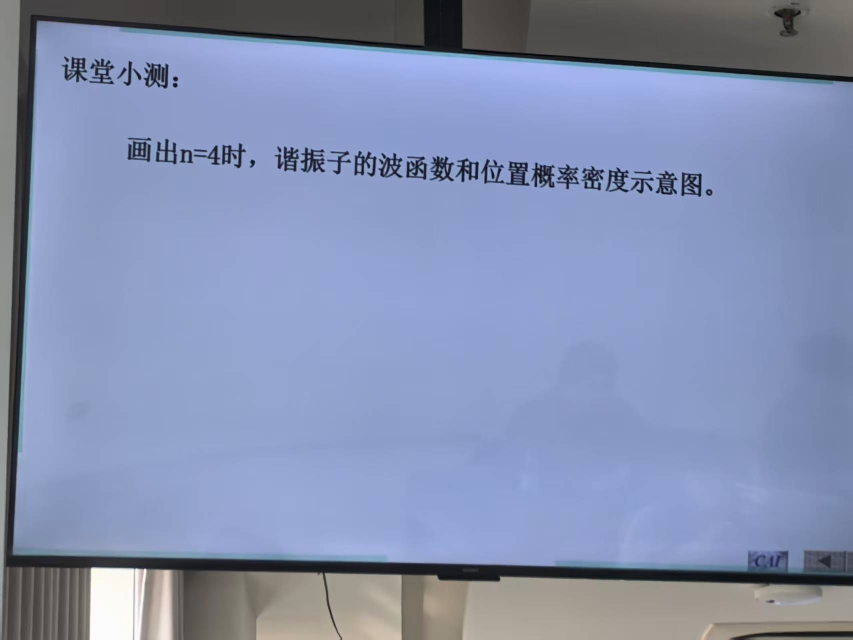
#> input picture pictures/微信图片_20251223185547.jpg, 1706 x 1279 px (shown at 1/2 size)
$ python validation.py
#> lines starting #> are read from the running program, lines starting #| are printed output that depends on the picture
### interpolation.py
import numpy as np

class InterpolationEngine:
    def __init__(self, method="bilinear"):
        self.method = method

    def set_method(self, method):
        self.method = method

    def process_image(self, img_arr, target_w, target_h):
        if img_arr is None: return None
        target_w, target_h = int(target_w), int(target_h)
        # 最小限制
        if target_w < 5 or target_h < 5: return img_arr
        # 确保处理的是RGB三通道图片
        if img_arr.ndim == 3 and img_arr.shape[2] == 4:
            img_arr = img_arr[:, :, :3]

        if self.method == "nearest":
            return self._resize_nearest(img_arr, target_w, target_h)
        elif self.method == "bilinear":
            return self._resize_bilinear(img_arr, target_w, target_h)
        elif self.method == "biquadratic":
            return self._resize_biquadratic(img_arr, target_w, target_h)
        elif self.method == "bicubic":
            return self._resize_bicubic(img_arr, target_w, target_h)
        else:
            return self._resize_bilinear(img_arr, target_w, target_h)

    def _resize_nearest(self, img, new_w, new_h):
        old_h, old_w = img.shape[:2]
        h = (np.arange(new_h) * old_h / new_h).astype(int)
        w = (np.arange(new_w) * old_w / new_w).astype(int)
        h = np.clip(h, 0, old_h-1)
        w = np.clip(w, 0, old_w-1)
        return img[h][:, w]

    def _resize_1d_bilinear(self, img, new_size, axis):
        old_len = img.shape[axis]
        x_new = np.linspace(0, old_len - 1, new_size)
        x0 = np.floor(x_new).astype(np.int32)
        x1 = np.clip(x0 + 1, 0, old_len - 1)
        t = x_new - x0

        if axis == 0:  # 垂直方向
            f0 = img[x0, :, :]
            f1 = img[x1, :, :]
            t = t[:, None, None]
            result = (1 - t) * f0 + t * f1
        else:  # 水平方向
            f0 = img[:, x0, :]
            f1 = img[:, x1, :]
            t = t[None, :, None]
            result = (1 - t) * f0 + t * f1
        return result

    # [6 lines left out: function _resize_bilinear, not called in this run]

    def _get_biquadratic_weights(self, t):  # t为插值点和取整后的结果之差
        w0 = 0.5 * t * (t - 1)
        w1 = -(t + 1) * (t - 1)
        w2 = 0.5 * t * (t + 1)
        return np.stack([w0, w1, w2], axis=1)

    def _resize_1d_biquadratic(self, img, new_size, axis):
        old_len = img.shape[axis]
        x_new = np.linspace(0, old_len - 1, new_size)
        x0 = np.floor(x_new).astype(np.int32)
        t = x_new - x0

        indices = np.stack([x0 - 1, x0, x0 + 1], axis=1)
        indices = np.clip(indices, 0, old_len - 1)

        weights = self._get_biquadratic_weights(t)

        if axis == 0: # 垂直方向
            f = img[indices, :, :]
            weights = weights[:, :, None, None]
            result = np.sum(f * weights, axis=1)
        else: # 水平方向
            f = img[:, indices, :]
            weights = weights[None, :, :, None]
            result = np.sum(f * weights, axis=2)
        return result

    # [6 lines left out: function _resize_biquadratic, not called in this run]

    def _get_bicubic_weights(self, t):  # t为插值点和取整后的结果之差
        w0 = - t * (t - 1) * (t - 2) / 6
        w1 = (t + 1) * (t - 1) * (t - 2) / 2
        w2 = - (t + 1) * t * (t - 2) / 2
        w3 = (t + 1) * t * (t - 1) / 6
        return np.stack([w0, w1, w2, w3], axis=1)

    def _resize_1d_bicubic(self, img, new_size, axis):
        old_len = img.shape[axis]
        x_new = np.linspace(0, old_len - 1, new_size)

        x0 = np.floor(x_new).astype(np.int32)
        t = x_new - x0

        indices = np.stack([x0 - 1, x0, x0 + 1, x0 + 2], axis=1)
        indices = np.clip(indices, 0, old_len - 1)

        weights = self._get_bicubic_weights(t)

        if axis == 0:  # 垂直方向
            f = img[indices, :, :]
            weights = weights[:, :, None, None]
            result = np.sum(f * weights, axis=1)
        else:  # 水平
            f = img[:, indices, :]
            weights = weights[None, :, :, None]
            result = np.sum(f * weights, axis=2)
        return result

    # [6 lines left out: function _resize_bicubic, not called in this run]


### validation.py
import numpy as np
import matplotlib.pyplot as plt
from interpolation import InterpolationEngine
from PIL import Image, ImageDraw
import os
import tkinter as tk
from tkinter import filedialog

plt.rcParams['axes.unicode_minus'] = False
plt.rcParams['font.sans-serif'] = ['SimHei', 'Arial']

class FloatInterpolationEngine(InterpolationEngine):

    def _resize_bilinear(self, img, new_w, new_h):
        img_after_h = self._resize_1d_bilinear(img, new_w, axis=1)
        img_final = self._resize_1d_bilinear(img_after_h, new_h, axis=0)
        return img_final

    def _resize_biquadratic(self, img, new_w, new_h):
        img_after_h = self._resize_1d_biquadratic(img, new_w, axis=1)
        img_final = self._resize_1d_biquadratic(img_after_h, new_h, axis=0)
        return img_final

    def _resize_bicubic(self, img, new_w, new_h):
        temp_img = self._resize_1d_bicubic(img, new_w, axis=1)
        dst = self._resize_1d_bicubic(temp_img, new_h, axis=0)
        return dst

def get_user_image():

    try:
        root = tk.Tk(); root.withdraw(); root.attributes('-topmost', True)
        file_path = filedialog.askopenfilename(title="选择测试图片", filetypes=[("Images", "*.png *.jpg")])
        root.destroy()
        if file_path: return Image.open(file_path).convert("RGB")
    except: pass
    img = Image.new('RGB', (256, 256), color='white')
    draw = ImageDraw.Draw(img)
    draw.rectangle([50, 50, 150, 150], fill='blue', outline='black')
    return img

def run_final_validation():
    if not os.path.exists("results_final"): os.makedirs("results_final")
    float_engine = FloatInterpolationEngine()
    methods = ["nearest", "bilinear", "biquadratic", "bicubic"]


   # 实验 1: 数值精确性验证
    print("f(x,y) = 123.45")
    img_const = np.full((10, 10, 1), 123.45, dtype=float)
    for m in methods:
        float_engine.set_method(m)
        res = float_engine.process_image(img_const, 30, 30)
        max_diff = np.max(np.abs(res - 123.45))
        judge = "PASS" if max_diff < 1e-9 else "FAIL"
        print(f"  {m:<12} | Max Diff: {max_diff:.2e} | {judge}")

    print("f(x,y) = 2x + 3y + 10")
    h_in, w_in = 10, 10
    target_w, target_h = 55, 55

    def plane_func(x, y): return 2.0 * x + 3.0 * y + 10.0

    y_idx_in, x_idx_in = np.mgrid[0:h_in, 0:w_in].astype(float)
    z_in = plane_func(x_idx_in, y_idx_in)
    img_plane = np.stack([z_in]*3, axis=-1)

    gt_x_coords = np.linspace(0, w_in - 1, target_w)
    gt_y_coords = np.linspace(0, h_in - 1, target_h)
    gt_xx, gt_yy = np.meshgrid(gt_x_coords, gt_y_coords)
    z_gt = plane_func(gt_xx, gt_yy)
    print(f"{'Method':<12} | {'RMSE (Float)':<15} | {'Conclusion'}")
    for m in methods:
        float_engine.set_method(m)
        res = float_engine.process_image(img_plane, target_w, target_h)

        diff = res[:, :, 0] - z_gt
        rmse = np.sqrt(np.mean(diff**2))

        judge = ""
        if m == "bilinear":
            if rmse < 1e-10: judge = "PERFECT (Math Exact)"
            else: judge = "Error?"
        elif m == "nearest":
            judge = "High Error (Expected)"

        print(f"{m:<12} | {rmse:<15.4e} | {judge}")


    h_lr, w_lr = 8, 8
    target_w_hr, target_h_hr = 64, 64


    def gauss_func(x, y):
        cx, cy = (w_lr-1)/2.0, (h_lr-1)/2.0
        sigma = 1.5
        return 100.0 * np.exp(-((x - cx)**2 + (y - cy)**2) / (2 * sigma**2))

    y_in, x_in = np.mgrid[0:h_lr, 0:w_lr].astype(float)
    z_in_gauss = gauss_func(x_in, y_in)
    img_gauss = np.stack([z_in_gauss]*3, axis=-1)

    gt_x_gauss = np.linspace(0, w_lr - 1, target_w_hr)
    gt_y_gauss = np.linspace(0, h_lr - 1, target_h_hr)
    xx_gauss, yy_gauss = np.meshgrid(gt_x_gauss, gt_y_gauss)
    z_gt_gauss = gauss_func(xx_gauss, yy_gauss)

    print(f"{'Method':<12} | {'RMSE':<15} | {'Relative Error'}")

    results = {}
    for m in methods:
        float_engine.set_method(m)
        res = float_engine.process_image(img_gauss, target_w_hr, target_h_hr)

        diff = res[:, :, 0] - z_gt_gauss
        rmse = np.sqrt(np.mean(diff**2))
        results[m] = rmse

        print(f"{m:<12} | {rmse:<15.4f} | {(rmse/100)*100:.2f}%")


    # 实验 2: 阶跃响应分析
    width = 20
    img_edge = np.zeros((1, width, 3), dtype=float)
    img_edge[:, :width//2, :] = 50.0
    img_edge[:, width//2:, :] = 200.0

    target_w_edge = 400

    plt.figure(figsize=(10, 6), dpi=120)
    colors = {"nearest": "green", "bilinear": "blue", "biquadratic": "orange", "bicubic": "red"}
    styles = {"nearest": "--", "bilinear": "-.", "biquadratic": "-", "bicubic": "-"}

    for m in methods:
        float_engine.set_method(m)
        if m == "nearest": res = float_engine._resize_nearest(img_edge, target_w_edge, 1)
        elif m == "bilinear": res = float_engine._resize_bilinear(img_edge, target_w_edge, 1)
        elif m == "biquadratic": res = float_engine._resize_biquadratic(img_edge, target_w_edge, 1)
        elif m == "bicubic": res = float_engine._resize_bicubic(img_edge, target_w_edge, 1)

        x_axis = np.linspace(0, width, target_w_edge)
        plt.plot(x_axis, res[0, :, 0], label=m.capitalize(), color=colors[m], linestyle=styles[m], linewidth=2)

    plt.title("Edge Step Response Analysis", fontsize=14)
    plt.xlabel("Spatial Position", fontsize=12)
    plt.ylabel("Pixel Intensity", fontsize=12)
    plt.legend(fontsize=12)
    plt.grid(True, linestyle='--', alpha=0.3)
    plt.xlim(width/2 - 2, width/2 + 2)
    plt.tight_layout()
    plt.savefig("results_final/edge_response.png")
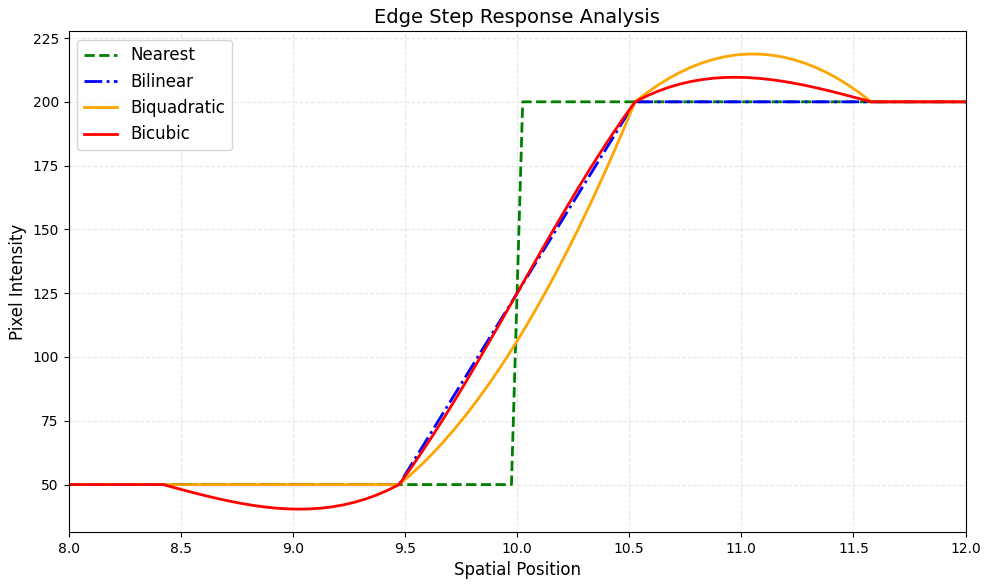
#> figure drawn by matplotlib, 1 panel; curve peaks at x = 10.03, y = 200; curve peaks at x = 10.53, y = 200; curve peaks at x = 11.03, y = 218.7


    # 实验 3: 图像评估
    real_engine = FloatInterpolationEngine()

    img = get_user_image()
#> the answer given: pictures/微信图片_20251223185547.jpg
#> in get_user_image, returned value is the input picture: PIL image 1706x1279 RGB; mean R, G, B 132.4, 144.3, 177.6
    img_arr = np.array(img, dtype=float)
    h, w = img_arr.shape[:2]
    if w > 800:
        img = img.resize((w//2, h//2))
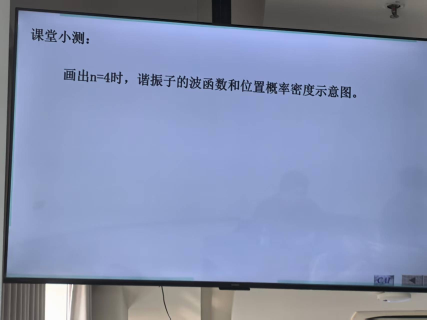
#> img: PIL image 853x639 RGB (shown at 1/2 size); mean R, G, B 132.4, 144.3, 177.6
        img_arr = np.array(img, dtype=float)
#> img_arr: shape (639, 853, 3) float64
        h, w = img_arr.shape[:2]

    real_engine.set_method("bilinear")
    small_real = real_engine.process_image(img_arr, w//2, h//2)
#> in _resize_1d_bilinear (call 9), `f0 = img[:, x0, :]`:
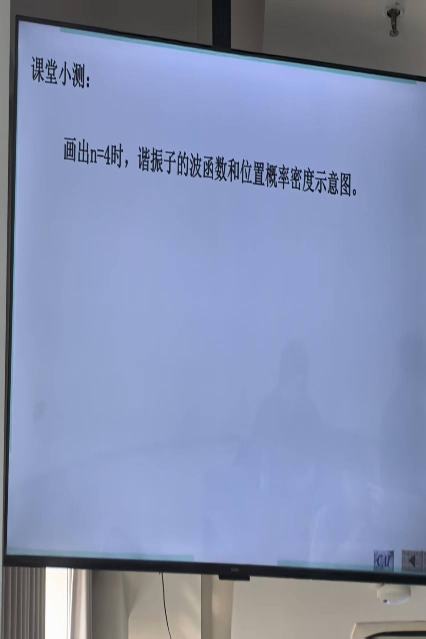
#> f0: shape (639, 426, 3) float64; mean R, G, B 132.4, 144.3, 177.6

    results = []
    print(f"{'Rank':<5} | {'Algorithm':<15} | {'PSNR (dB)':<15}")
    print("-" * 45)

    for m in methods:
        real_engine.set_method(m)
        rec = real_engine.process_image(small_real, w, h)
        mse = np.mean((img_arr - rec) ** 2)
        if mse == 0:
            psnr = 100.0
        else:
            psnr = 20 * np.log10(255.0 / np.sqrt(mse))
        results.append((m, psnr))
#> this loop made 4 passes
#> (mse, psnr) on passes 1 to 4: (106.2, 27.87), (20.68, 34.98), (19.11, 35.32), (15.67, 36.18)
#> pass 1, in run_final_validation, `rec = real_engine.process_image(small_real, w, h)`:
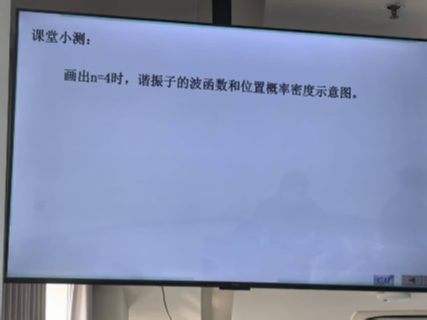
#> rec: shape (639, 853, 3) float64 (shown at 1/2 size); mean R, G, B 132.3, 144.1, 177.3
#> pass 2, in _resize_1d_bilinear (call 11), `f0 = img[:, x0, :]`:
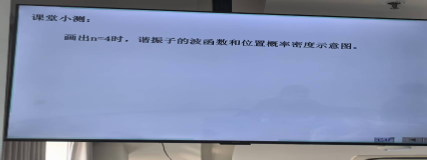
#> f0: shape (319, 853, 3) float64 (shown at 1/2 size); mean R, G, B 132.4, 144.3, 177.5
#> pass 2, in _resize_1d_bilinear (call 11), `f1 = img[:, x1, :]`:
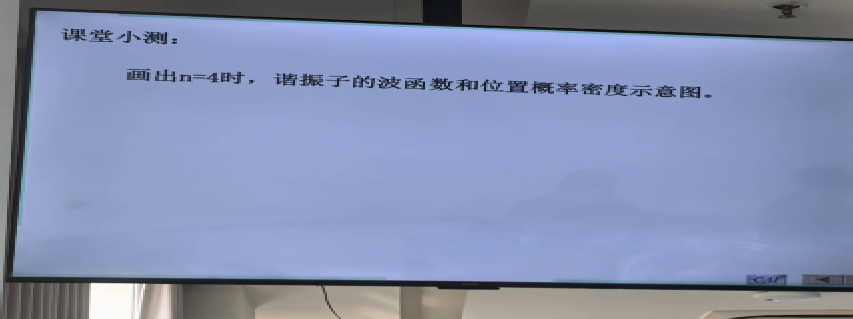
#> f1: shape (319, 853, 3) float64; mean R, G, B 132.3, 144.2, 177.5
#> after the loop, results = [('nearest', 27.87), ('bilinear', 34.98), ('biquadratic', 35.32), ('bicubic', 36.18)]
    results.sort(key=lambda x: x[1], reverse=True)
    for i, (m, score) in enumerate(results):
        print(f"{i+1:<5} | {m:<15} | {score:<15.2f}")
#> this loop made 4 passes
#> (printed output is left out)

if __name__ == "__main__":
    run_final_validation()
